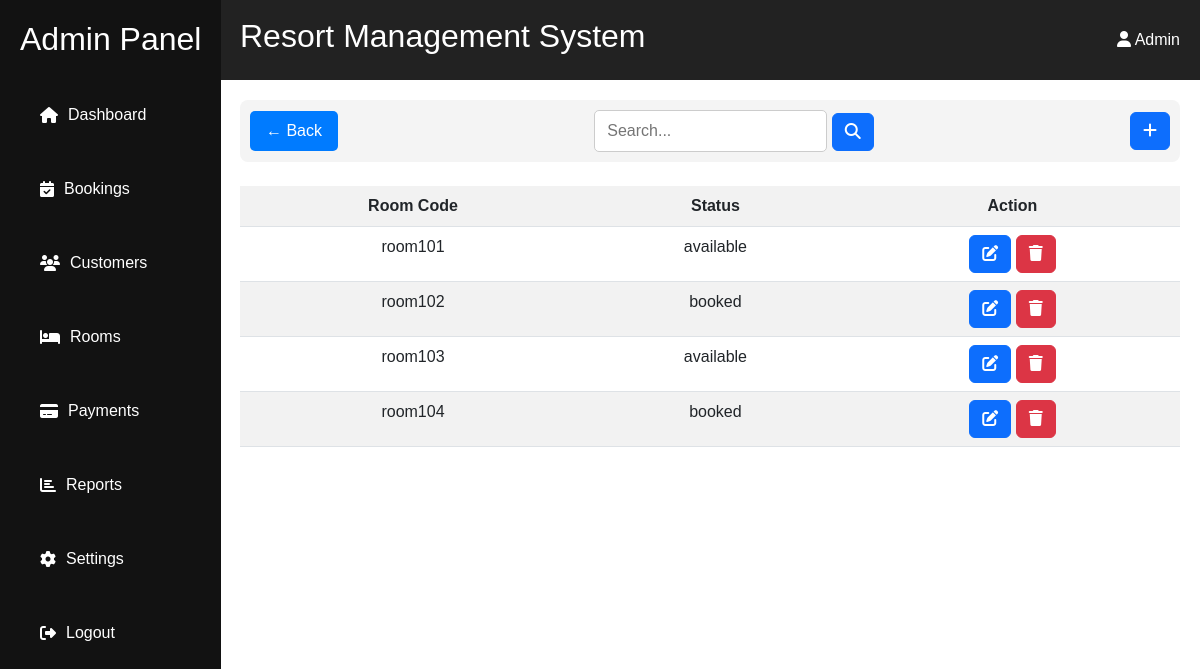
The page /admin/rooms/index.php on the database as committed earlier.
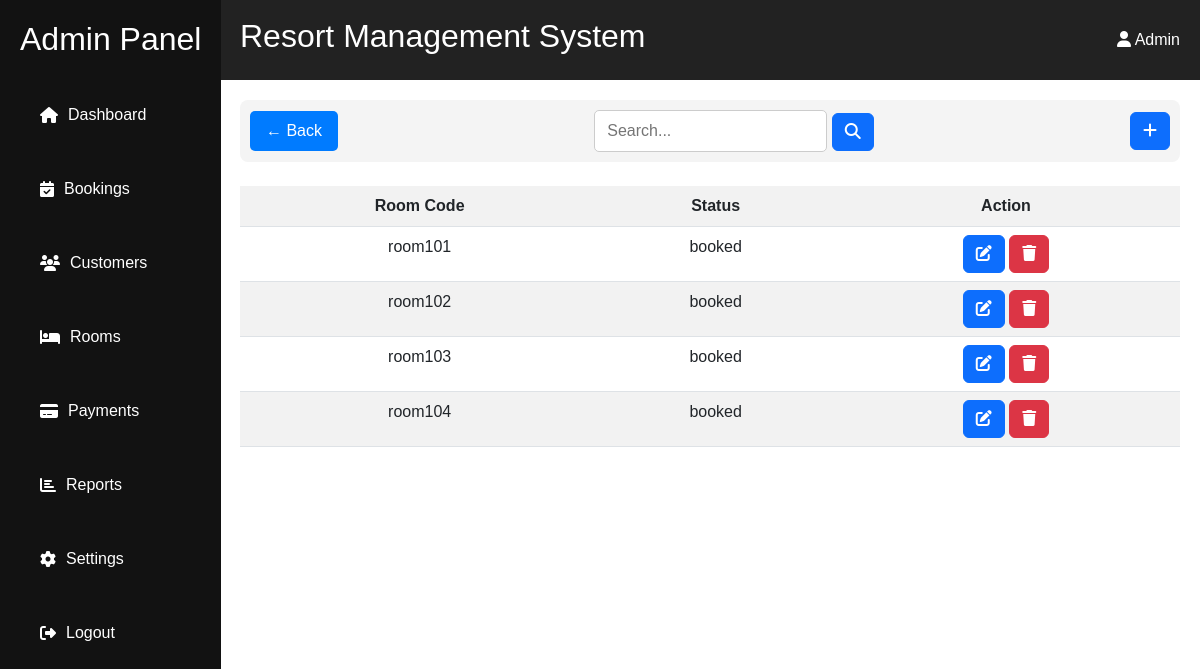
The same page on the database as committed later.
### tables this page shows
CREATE TABLE `room` (
  `room_id` int(11) NOT NULL,
  `room_code` varchar(50) NOT NULL,
  `room_type` enum('standard','premium') NOT NULL,
  `room_status` enum('available','booked','under maintenance') NOT NULL,
  `price` decimal(10,0) NOT NULL,
  `created_at` timestamp NOT NULL DEFAULT current_timestamp(),
  `updated_at` timestamp NOT NULL DEFAULT current_timestamp()
);

### admin/rooms/index.php (the view, shortened to what this page needs)
<?php
include('../../resources/database/config.php');
?>
<div class="content" style="color:black;">
    <?php include ('filter.php'); ?>
    <br>
    <table class="table table-striped" style="text-align: center;">
        <tr>
        <th>Room Code</th>
        <th>Status</th>
        <th>Action</th>
        </tr>
        <?php
       while($row=mysqli_fetch_assoc($result)){
        print "<tr>
        <td>{$row['room_code']}</td>
        <td>{$row['room_status']}</td>
        <td><a href='edit.php?id={$row['room_id']}' class='btn btn-primary'><i class='fas fa-edit'></i></a>
        <a href='delete.php?id={$row['room_id']}&index_click=true' class='btn btn-danger'><i class='fas fa-trash'></i></a></td>
        </tr>";
       }
        ?>
    </table>
</div>

Rows that differ between the two databases and show on the page:
changed room "room101": room_status "available" → "booked"
changed room "room103": room_status "available" → "booked"
